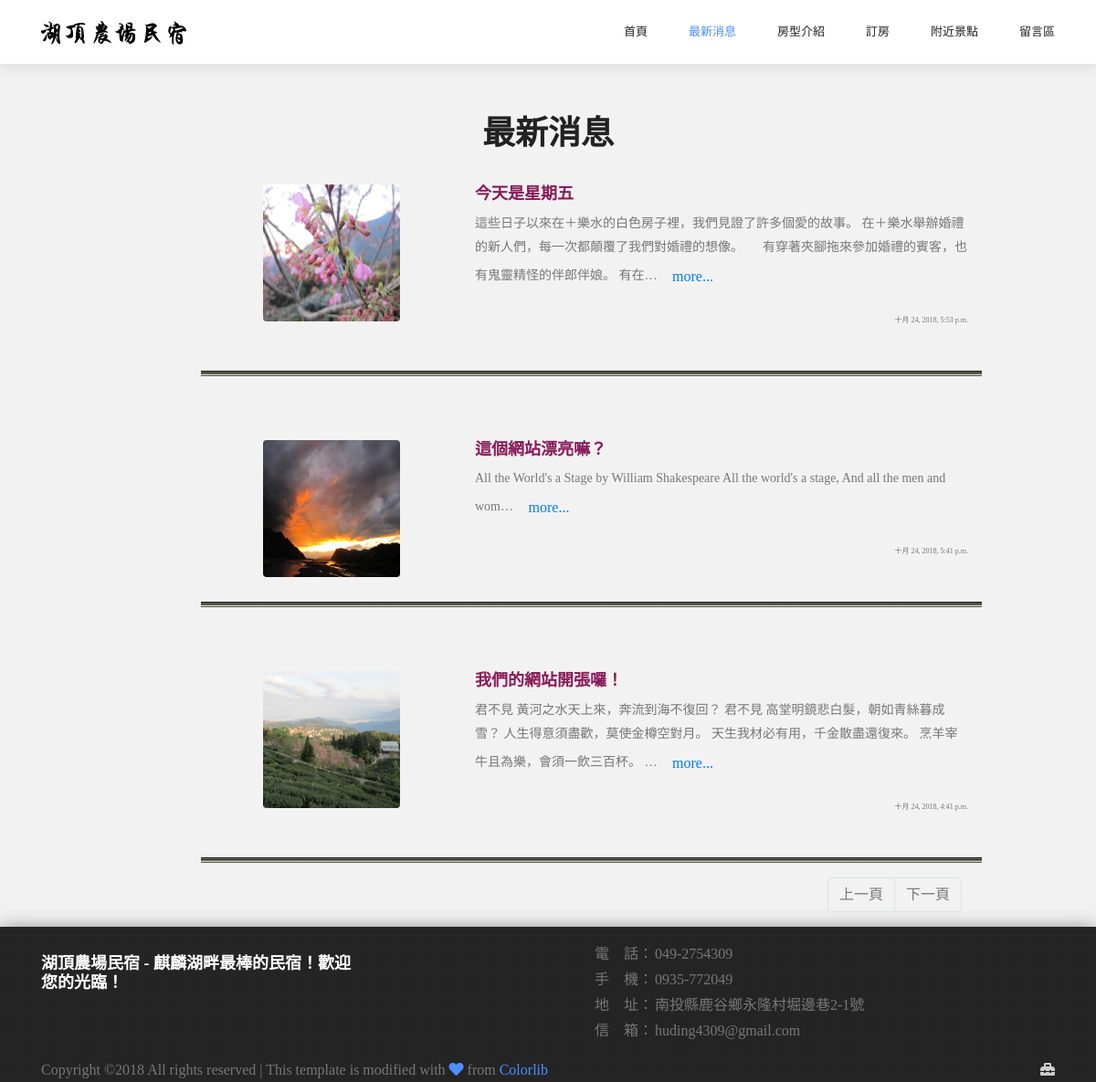
The app's page /news, older data.
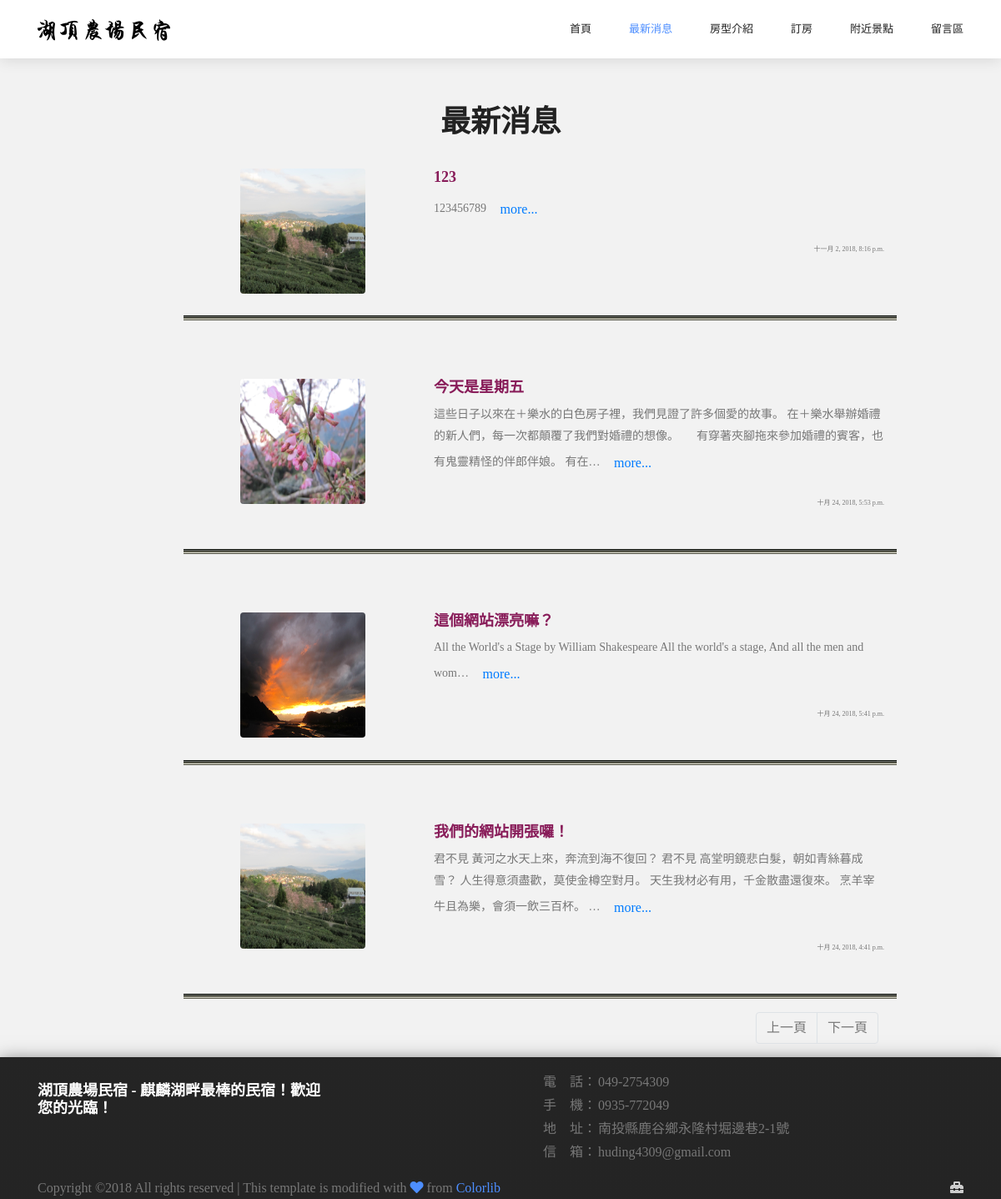
The same page, newer data.
### mysite/models.py (models this page shows)
class news_dashboard(models.Model):
    class Meta:
        verbose_name = '最新消息'
        verbose_name_plural = '最新消息'
    news_title = models.CharField(max_length=30, verbose_name='標題')
    news_content = models.TextField(verbose_name='內容')
    news_thumbnail = models.FileField(verbose_name='縮圖')
    news_upload_time = models.DateTimeField(auto_now=True, verbose_name='發布時間')

### mysite/views.py (the view)
# urls.py: path('news', views.news, name='news'),
def news(request):
    news = True
    all_news = models.news_dashboard.objects.all().order_by('-news_upload_time')
    paginator = Paginator(all_news, 10)
    p = request.GET.get('p')
    if not p:
        p = 1
    try:
        some_news = paginator.page(p)
    except PageNotAnInteger:
        some_news = paginator.page(1)
    except EmptyPage:
        some_news = paginator.page(paginator.num_pages)
    return HttpResponse(render(request, '../templates/news.html', locals()))

### templates/news.html (shortened to what this page needs)
{% extends "base.html" %}
{% block content %}
{% load static %}
<div class='container' align='center'>
<h1 align=center>最新消息</h1>
{% for news in some_news %}
<br>
<div class='row'>
  <div class='col-sm-2'>
  </div>
	<div class='col-sm-3'>
    <img src="{{ news.news_thumbnail.url }}" class="rounded mx-auto d-block" width=150 height=150>
	</div>
	<div class='col-sm-6'>
    <h4 align='left'>{{ news.news_title}}</h4>
      <p style="font-size: 14px;text-align: left;">{{news.news_content|truncatechars:100|safe}}
          <button data-toggle="modal" class="btn btn-link" data-target="#myModal{{ forloop.counter }}">more...</button>
      </p>
    <p style="font-size: 8px" align='right'>{{ news.news_upload_time}}</p>
	</div>
</div>
<br>
<div class='row'><div class="new_line col-md-9 offset-md-2"></div></div>
{% endfor %}
<br>
<nav style="right: 0px; position: absolute; transform:translate(-100%,-100%)">
    <ul class="pagination">
      <li class="page-item">
        <a class="page-link" {% if some_news.has_previous %} href="news?p={{ some_news.previous_page_number }}" {% endif %}>上一頁</a>
      </li>
      <li class="page-item">
        <a class="page-link" {% if some_news.has_next %} href="news?p={{ some_news.next_page_number }}" {% endif %}>下一頁</a>
      </li>
    </ul>
</nav>
</div>
{% endblock %}

Row changes from the older to the newer data that the page shows:
added news_dashboard: news_thumbnail (picture), news_title "123", news_content "123456789", news_upload_time "十一月 2, 2018, 8:16 p.m."
